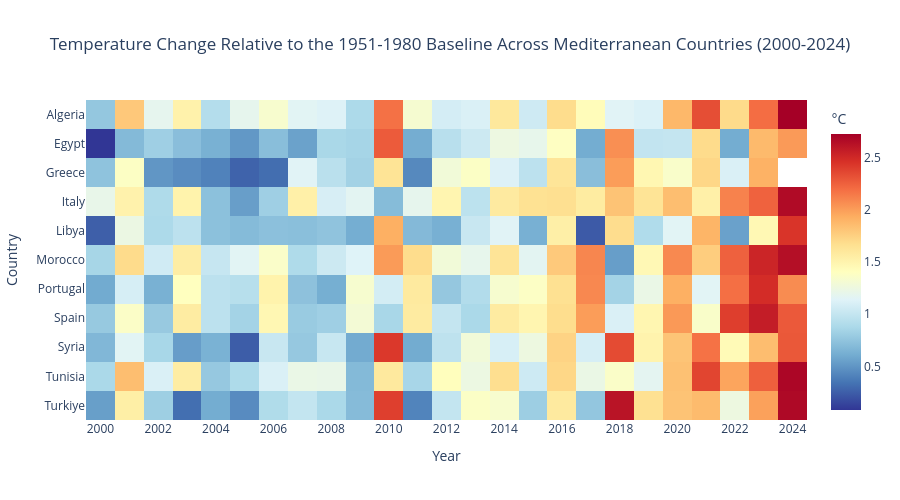

This figure's notebook cell:
### Markdown cell above
## Business Question 2: How Has Temperature Changed Relative to the Historical Baseline Across Mediterranean Countries?

This analysis examines annual temperature change relative to the 1951–1980 baseline across countries and years. Positive values indicate temperatures above the historical baseline, with warmer colors representing larger departures. The heatmap provides climatic context for interpreting the olive yield patterns identified earlier.

### Code cell
# Create the country-year temperature change matrix
temp_matrix = df.pivot_table(
    index="Country",
    columns="Year",
    values="Temperature_change",
    aggfunc="mean",
)

# Plot the heatmap
fig = px.imshow(
    temp_matrix,
    aspect="auto",
    color_continuous_scale="RdYlBu_r",
    title=(
        "Temperature Change Relative to the 1951-1980 Baseline "
        "Across Mediterranean Countries (2000-2024)"
    ),
    labels={
        "x": "Year",
        "y": "Country",
        "color": "Change from Baseline (°C)",
    },
)

fig.update_layout(
    height=500,
    plot_bgcolor="white",
    paper_bgcolor="white",
    title=dict(
        x=0.5,
        xanchor="center",
    ),
    coloraxis_colorbar=dict(
        title="°C",
    ),
)

fig.update_xaxes(
    tickmode="linear",
    dtick=2,
)

fig.show()

### Figure 1 — Plotly figure (JSON) as saved in the notebook; plotly's stock layout.template omitted (floating-point values rounded to 4 significant figures; data arrays with more than 128 entries replaced by an {"elided": "..."} marker saying what was removed)
{"data": [{"coloraxis": "coloraxis", "hovertemplate": "Year: %{x}<br>Country: %{y}<br>Change from Baseline (°C): %{z}<extra></extra>", "name": "0", "type": "heatmap", "x": [2000, 2001, 2002, 2003, 2004, 2005, 2006, 2007, 2008, 2009, 2010, 2011, 2012, 2013, 2014, 2015, 2016, 2017, 2018, 2019, 2020, 2021, 2022, 2023, 2024], "xaxis": "x", "y": ["Algeria", "Egypt", "Greece", "Italy", "Libya", "Morocco", "Portugal", "Spain", "Syria", "Tunisia", "Turkiye"], "yaxis": "y", "z": {"elided": "11x25 float values"}}], "layout": {"coloraxis": {"colorbar": {"title": {"text": "°C"}}, "colorscale": [[0, "rgb(49,54,149)"], [0.1, "rgb(69,117,180)"], [0.2, "rgb(116,173,209)"], [0.3, "rgb(171,217,233)"], [0.4, "rgb(224,243,248)"], [0.5, "rgb(255,255,191)"], [0.6, "rgb(254,224,144)"], [0.7, "rgb(253,174,97)"], [0.8, "rgb(244,109,67)"], [0.9, "rgb(215,48,39)"], [1, "rgb(165,0,38)"]]}, "height": 500, "paper_bgcolor": "white", "plot_bgcolor": "white", "title": {"text": "Temperature Change Relative to the 1951-1980 Baseline Across Mediterranean Countries (2000-2024)", "x": 0.5, "xanchor": "center"}, "xaxis": {"anchor": "y", "domain": [0, 1], "dtick": 2, "tickmode": "linear", "title": {"text": "Year"}}, "yaxis": {"anchor": "x", "autorange": "reversed", "domain": [0, 1], "title": {"text": "Country"}}}}
